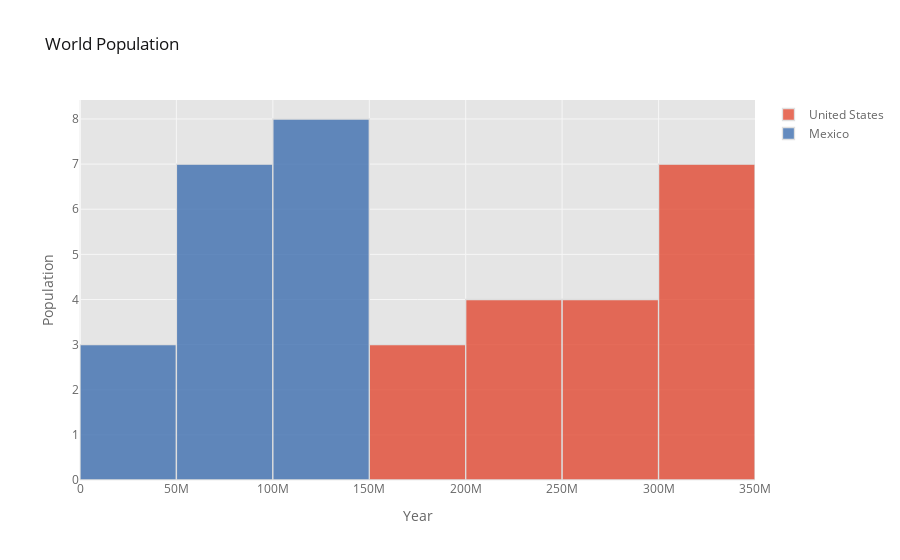

The notebook cell saved with this chart:
### Code cell
df[['United States','Mexico']].iplot(kind='hist', xTitle='Year', yTitle='Population', title='World Population')

### Figure 1 — Plotly figure (JSON) as saved in the notebook; plotly's stock layout.template omitted (floating-point values rounded to 4 significant figures)
{"data": [{"histfunc": "count", "histnorm": "", "marker": {"color": "rgba(226, 74, 51, 1.0)", "line": {"color": "#D9D9D9", "width": 1.3}}, "name": "United States", "opacity": 0.8, "orientation": "v", "type": "histogram", "x": [171685336, 186720571, 199733676, 209513341, 219081251, 229476354, 240499825, 252120309, 265163745, 281710909, 294993511, 309011475, 320878310, 323015995, 325084756, 327096265, 329064917, 331002651]}, {"histfunc": "count", "histnorm": "", "marker": {"color": "rgba(62, 111, 176, 1.0)", "line": {"color": "#D9D9D9", "width": 1.3}}, "name": "Mexico", "opacity": 0.8, "orientation": "v", "type": "histogram", "x": [32350596, 37771859, 44123853, 51493565, 59607953, 67761372, 75983485, 83943132, 91663285, 98899845, 106005203, 114092963, 121858258, 123333376, 124777324, 126190788, 127575529, 128932753]}], "layout": {"barmode": "overlay", "legend": {"bgcolor": "#FFFFFF", "font": {"color": "#666666"}}, "paper_bgcolor": "#FFFFFF", "plot_bgcolor": "#E5E5E5", "title": {"font": {"color": "#151516"}, "text": "World Population"}, "xaxis": {"gridcolor": "#F6F6F6", "showgrid": true, "tickfont": {"color": "#666666"}, "title": {"font": {"color": "#666666"}, "text": "Year"}, "zerolinecolor": "#F6F6F6"}, "yaxis": {"gridcolor": "#F6F6F6", "showgrid": true, "tickfont": {"color": "#666666"}, "title": {"font": {"color": "#666666"}, "text": "Population"}, "zerolinecolor": "#F6F6F6"}}}
